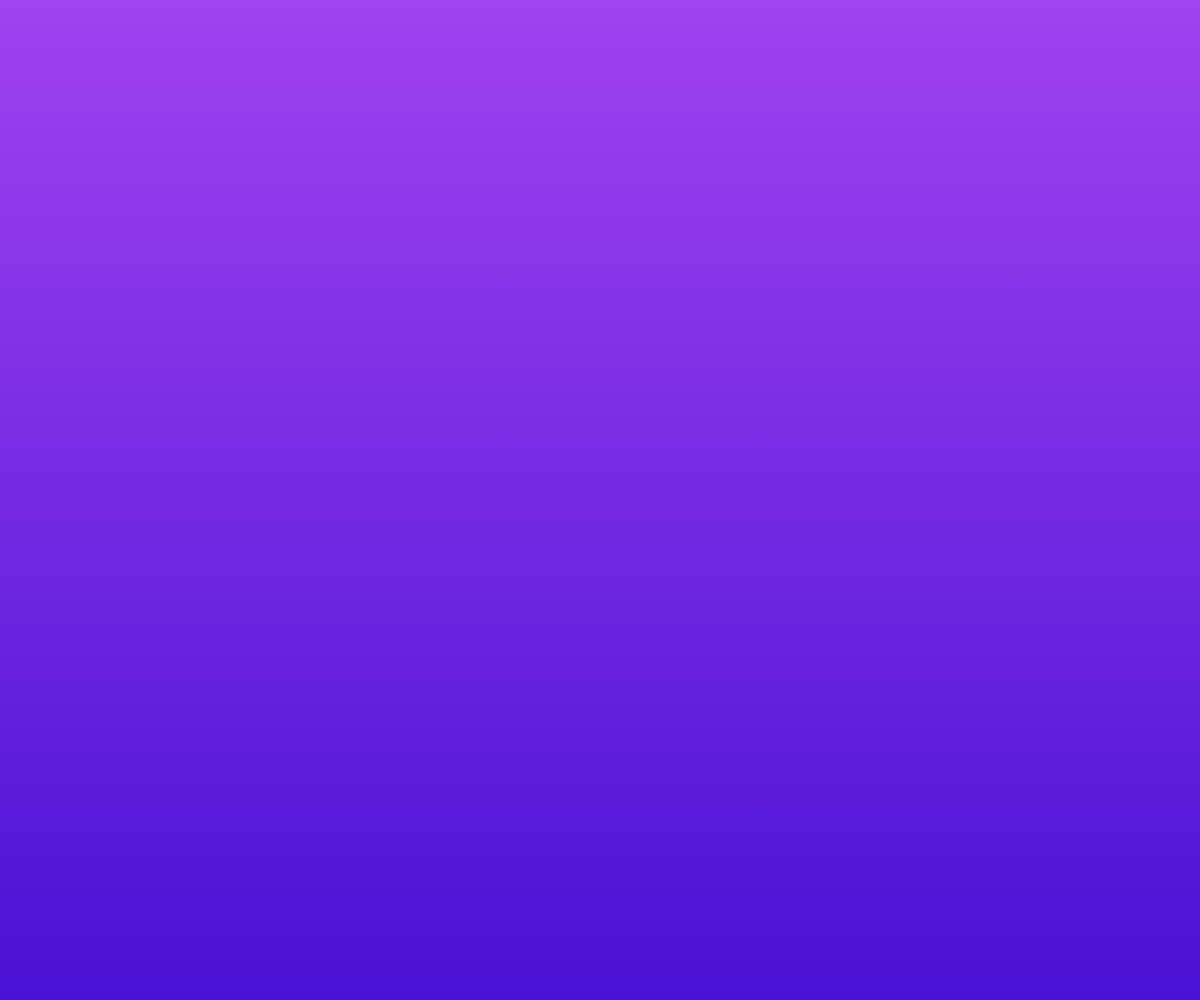
Frame 1 (no input)
Frame 60 (no input): identical to frame 1, image omitted
Frame 120 (the mouse pressed at the canvas centre since frame 60): identical to frame 1, image omitted

The p5.js sketch that drew this single still picture (run headless with seeded random() and noise() and a simulated clock; from frame 60 on, the mouse is pressed at the canvas centre):

// p5.js sketch
// ── sketch.js
/*
sometimes.blue v1
A timepiece 2019
Ellen Nickles
ellen.town

References:
Processing Community Day NYC 2019: https://processing.nyc/2019/
Arielle Hein: https://www.youtube.com/watch?v=SzSVIJERQQg
*/

let body;
let timer = 0;

let firstColor = {
  h: 0,
  s: 85,
  b: 45
};
let secondColor = {
  h: 0,
  s: 85,
  b: 60
};

let difference = 15;
let gradientDir = 0;
let firstColorString;
let secondColorString;

function setup() {
  let canvas = createCanvas(windowWidth, windowHeight)
  canvas.style('display', 'block');
  body = select('body');

  firstColor.h = random(0, 360);
  secondColor.h = firstColor.h + difference;
}

function draw() {
  firstColorString = `hsl(${firstColor.h},${firstColor.s}%,${firstColor.b}%)`;
  secondColorString = `hsl(${secondColor.h},${secondColor.s}%,${secondColor.b}%)`;

  let styleString = `linear-gradient(${gradientDir}deg, ${firstColorString} 0%, ${secondColorString})`;
  
  if (millis() - timer > 10000) {
    if (firstColor.h === 361) {
      firstColor.h = 0
      secondColor.h = firstColor.h + difference;
    } else {
      firstColor.h++;
      secondColor.h++;
    }
    timer = millis();
  }

  body.style('background', styleString);
}


function windowResized() {
  resizeCanvas(windowWidth, windowHeight)
}
